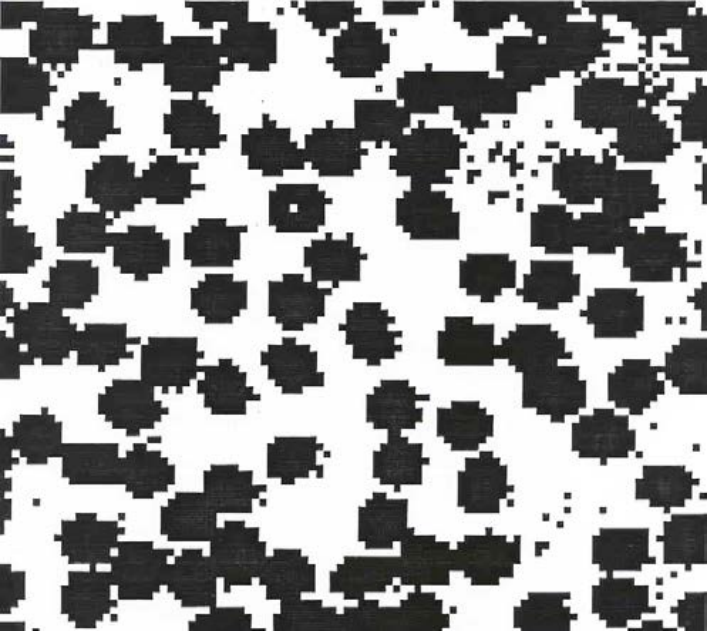
#> input picture morphology/blood_cell.png, 710 x 632 px
$ python count_cell.py
#> lines starting #> are read from the running program, lines starting #| are printed output that depends on the picture; after the words box and inside, x2 and y2 are one past the last pixel; in counts of white or black regions, pixels touching at a corner belong together
import cv2
import numpy as np
font = cv2.FONT_HERSHEY_SIMPLEX = 0

cell = cv2.imread("blood_cell.png",0)
#> cell: shape (632, 710); min 2, max 255, mean 150.2
cell = cv2.bitwise_not(cell) #cell = 255 - cell
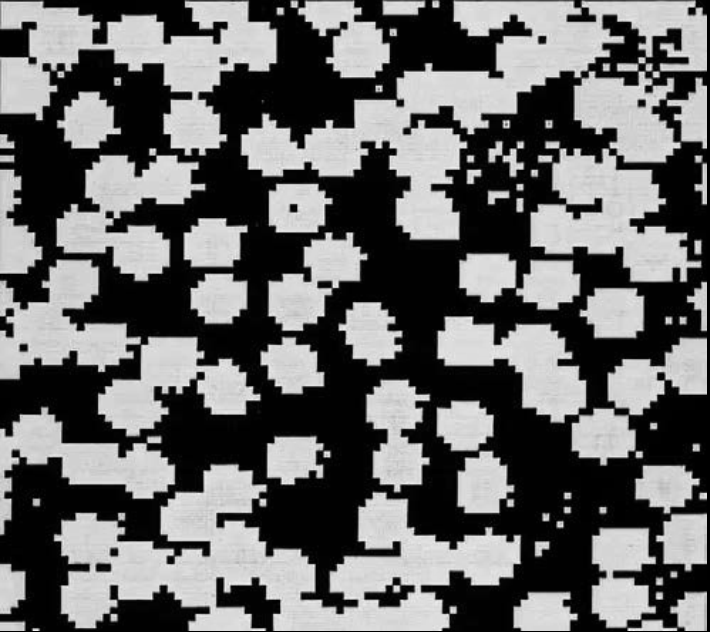
#> cell: shape (632, 710); min 0, max 253, mean 104.8

kernel = np.ones((4,4),np.uint8)
dilation = cv2.dilate(cell,kernel,iterations = 2)
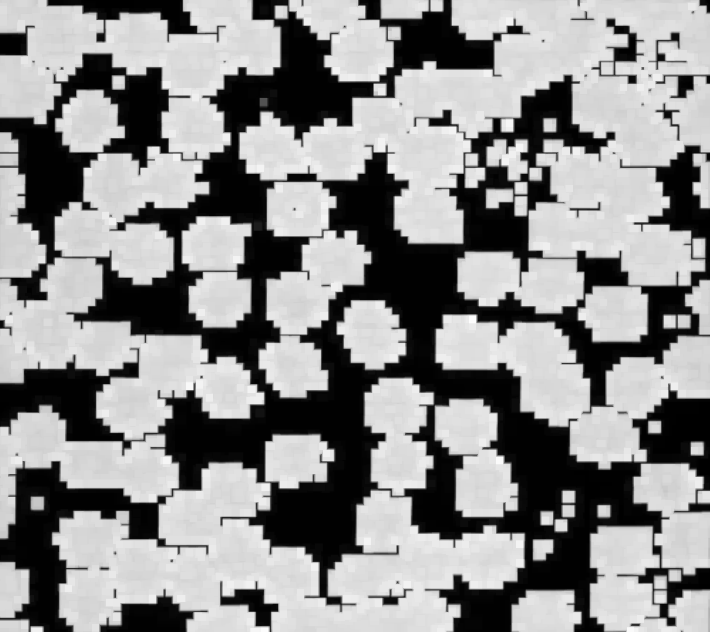
#> dilation: shape (632, 710); min 0, max 253, mean 140.2
erosion = cv2.erode(dilation,kernel,iterations = 13)
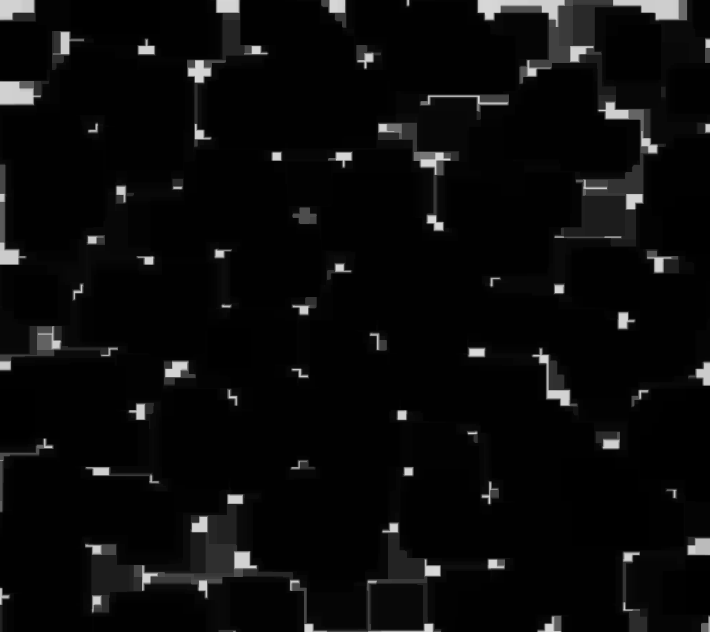
#> erosion: shape (632, 710); min 0, max 218, mean 10.8
dilation = cv2.dilate(erosion,kernel,iterations = 4)
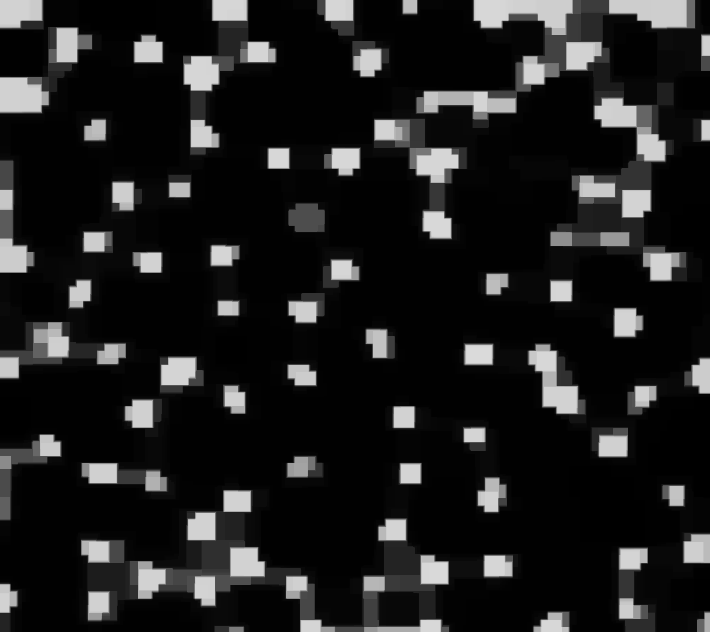
#> dilation: shape (632, 710); min 0, max 218, mean 31.3
img = dilation
ret,thresh = cv2.threshold(img,75,255,0)
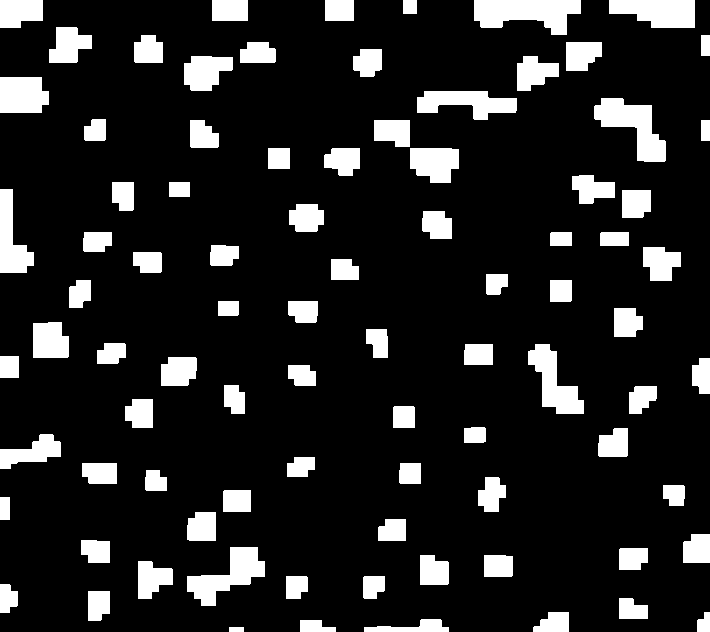
#> thresh: shape (632, 710); 14.3% white; 87 white regions
contours,hierarchy = cv2.findContours(thresh, 1, 2)
#> contours = 87 contours; largest, box (x1, y1, x2, y2) and area: (474, 0, 581, 35) 2408, (594, 98, 666, 162) 2124, (187, 547, 265, 606) 1950, (609, 0, 695, 28) 1806, (528, 344, 584, 414) 1754
a=len(contours)
#> a = 87

img =  cv2.cvtColor(img,cv2.COLOR_GRAY2RGB)
img = cv2.drawContours(img, contours, -1, (0,0,255), 3)
cv2.putText(img,'Count: ' + str(a),(0,170), font, 1,(255,0,0),2,cv2.LINE_AA)
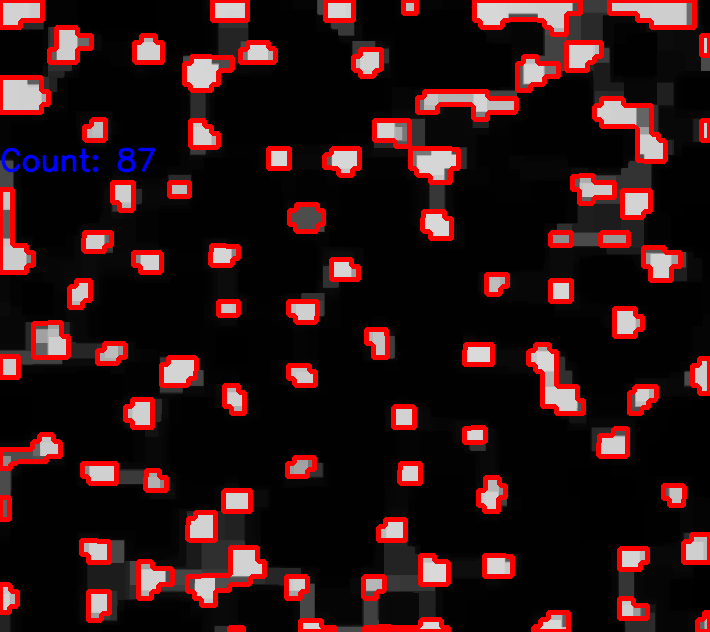
#> img: shape (632, 710, 3); mean B, G, R 21, 20.4, 46.4

cell =  cv2.cvtColor(cell,cv2.COLOR_GRAY2RGB)
#> cell: shape (632, 710, 3)
cell = cv2.drawContours(cell, contours, -1, (0,0,255), 3)
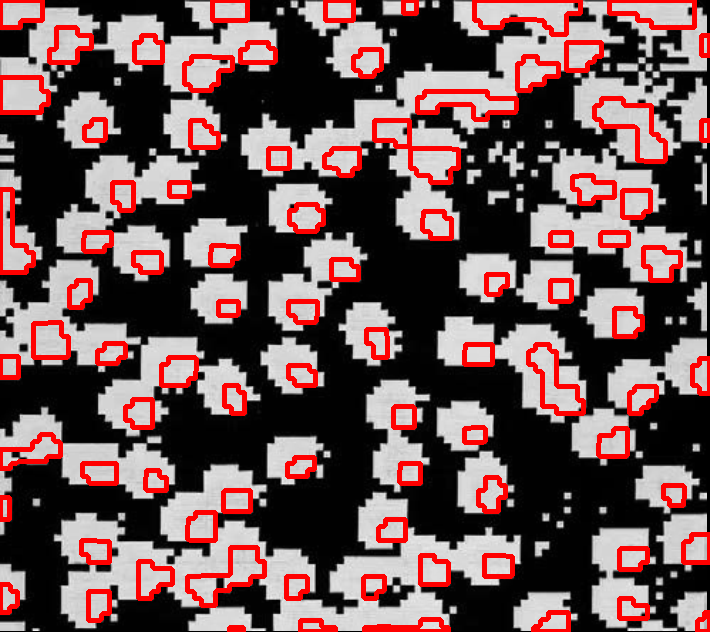
#> cell: shape (632, 710, 3); mean B, G, R 85.4, 85.4, 111.5
cv2.imshow("result",img)
cv2.imshow("compare",cell)
cv2.waitKey(0)
